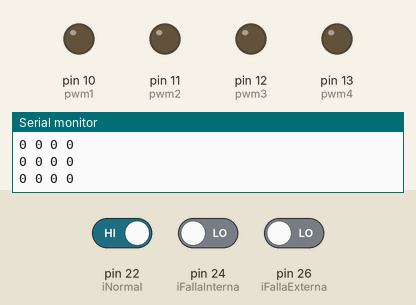
Bench run of a sketch on a simulated Arduino Mega 2560, built with avr-gcc and run on an emulated ATmega2560. On the bench: output pins drawn as LEDs (lit = HIGH), the last lines printed to the serial monitor. Inputs (shaded band) come from the test bench; at power-on: pin 24 (iFallaInterna) LOW, pin 22 (iNormal) HIGH, pin 26 (iFallaExterna) LOW.

Above: at 1.2 s.
1.3 s: pin 24 (iFallaInterna) driven HIGH
At 4.13 s:
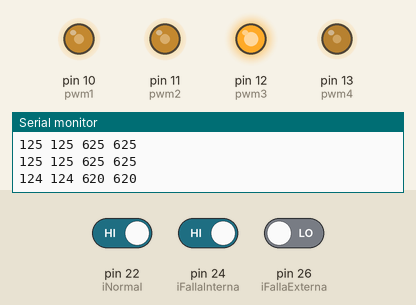
4.3 s: pin 22 (iNormal) driven LOW
5.8 s: pin 26 (iFallaExterna) driven HIGH
At 8.5 s:
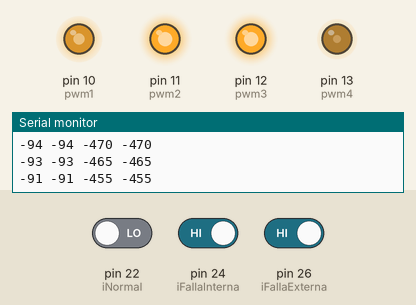
8.8 s: pin 24 (iFallaInterna) driven LOW
At 8.8 s:
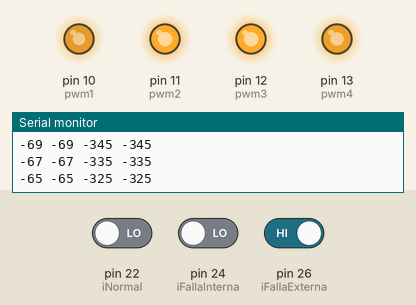
10.3 s: pin 22 (iNormal) driven HIGH
At 12.4 s:
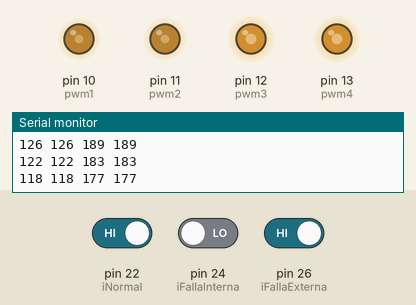
13.3 s: pin 22 (iNormal) driven LOW and pin 26 (iFallaExterna) driven LOW
At 13.3 s:
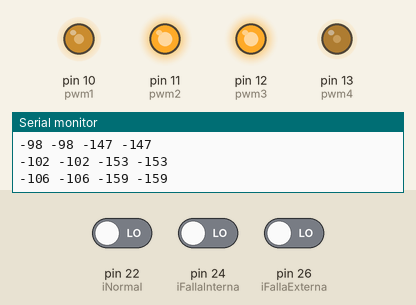
Timing chart, 0 to 15.8 s (numbered marks = the images above; inputs shaded):
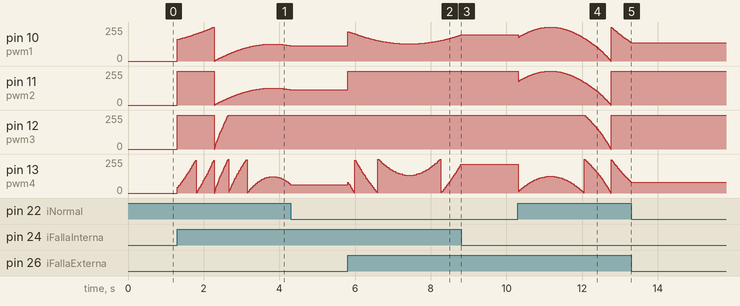

Measured:
- after the input at 4.3 s, pin 10 (pwm1), pin 11 (pwm2): stops changing and stays 115/255; pin 12 (pwm3): stops changing and stays 255/255; pin 13 (pwm4): stops changing and stays 63/255
- after the input at 5.8 s, pin 11 (pwm2): 115/255 → 255/255 at once
- after the input at 8.8 s, pin 10 (pwm1): stays 197/255 (without the input it goes to 199/255 after 0.01 s); pin 11 (pwm2): stays 255/255 (without the input it goes to 0/255 after 0.55 s); pin 12 (pwm3): stops changing and stays 255/255; pin 13 (pwm4): stops changing and stays 217/255
- after the input at 13.3 s, pin 10 (pwm1): stops changing and stays 138/255; pin 13 (pwm4): stops changing and stays 79/255

The sketch:

ondaSenoidal.ino
```cpp
#define pwm1 10
#define pwm2 11
#define pwm3 12
#define pwm4 13
#define iNormal 22
#define iFallaInterna 24
#define iFallaExterna 26

float sine;
int iAT1=0;
int iAT2=0;
int iBT1=0;
int iBT2=0;
int iN;
int iFI;
int iFE;

void setup() {
  // put your setup code here, to run once:
  pinMode(pwm1, OUTPUT);
  pinMode(pwm2, OUTPUT);
  pinMode(pwm3, OUTPUT);
  pinMode(pwm4, OUTPUT);
  pinMode(iNormal, INPUT);
  pinMode(iFallaInterna, INPUT);
  pinMode(iFallaExterna, INPUT);
  Serial.begin(9600);
}


void condicionNormal(){
    iAT1 = 1*int(sine*255.0/2);
    iAT2 = 1*int(sine*255.0/2);
    iBT1 = 5*int(sine*255.0/2);
    iBT2 = 5*int(sine*255.0/2);
   // Serial.print("condicion Normal  ");
}

void condicionFallaInterna(){
    iAT1 = 2*int(sine*255.0/2);
    iAT2 = 2*int(sine*255.0/2);
    iBT1 = 3*int(sine*255.0/2);
    iBT2 = 3*int(sine*255.0/2);
   // Serial.print("condicion Falla Interna  ");
}

void condicionFallaExterna(){
    iAT1 = 1*int(sine*255.0/2);
    iAT2 = 1*int(sine*255.0/2);
    iBT1 = 5*int(sine*255.0/2);
    iBT2 = 5*int(sine*255.0/2);
    //Serial.print("condicion Falla Externa  ");
}

void condicionCero(){
    iAT1 = 0;
    iAT2 = 0;
    iBT1 = 0;
    iBT2 = 0;
    //Serial.print("condicion Falla Externa  ");
}


void loop() {
  // put your main code here, to run repeatedly:
  for (int i=-180;i<180;i+=1){
    sine= sin(i*(3.1416/180.0));
    iN=digitalRead(iNormal);
    iFI=digitalRead(iFallaInterna);
    iFE=digitalRead(iFallaExterna);

    if (iN==LOW && iFI == HIGH && iFE == HIGH){
      condicionNormal();
    }
    if (iN==HIGH && iFI == LOW && iFE == HIGH){
      condicionFallaInterna();
    }
    if (iN==HIGH && iFI == HIGH && iFE == LOW){
      condicionFallaExterna();
    }

    if (iN==HIGH && iFI == HIGH && iFE == HIGH){
      condicionCero();
    }

    analogWrite(pwm1,iAT1);
    analogWrite(pwm2,iAT2);
    analogWrite(pwm3,iBT1);
    analogWrite(pwm4,iBT2);
    Serial.print(iAT1);
    Serial.print(" ");
    Serial.print(iAT2);
    Serial.print(" ");
    Serial.print(iBT1);
    Serial.print(" ");
    Serial.print(iBT2);
    Serial.println(" ");

    //delay(5);
  }

}
```
